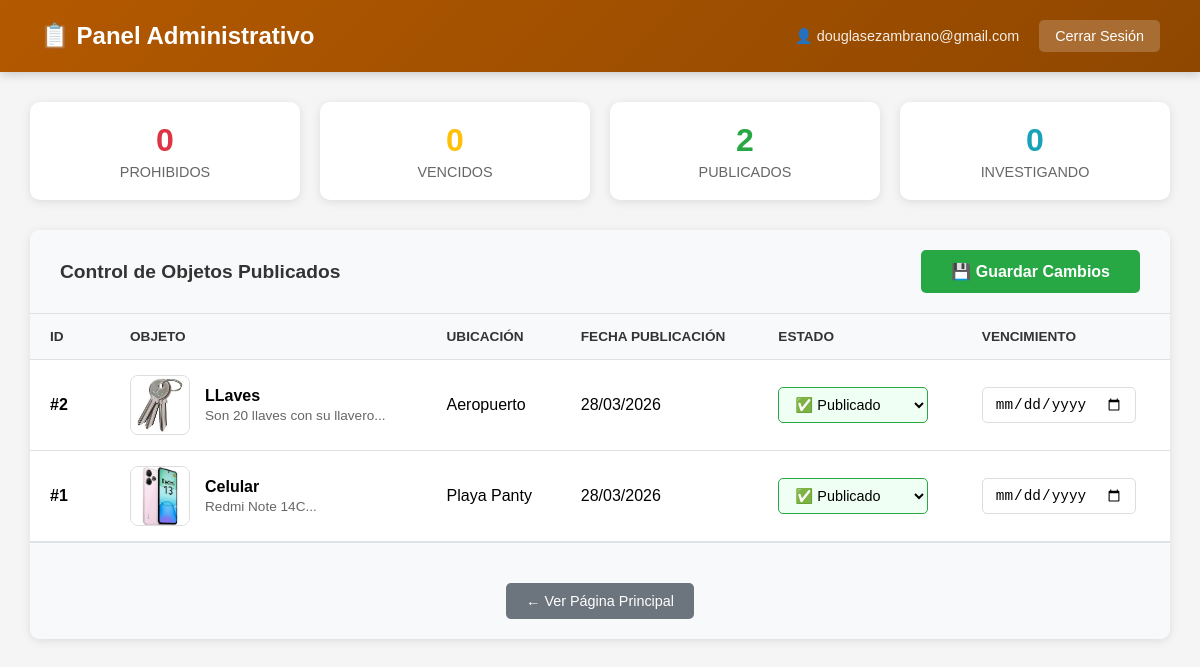
Before: /admin.php (signed in) with the older database file.
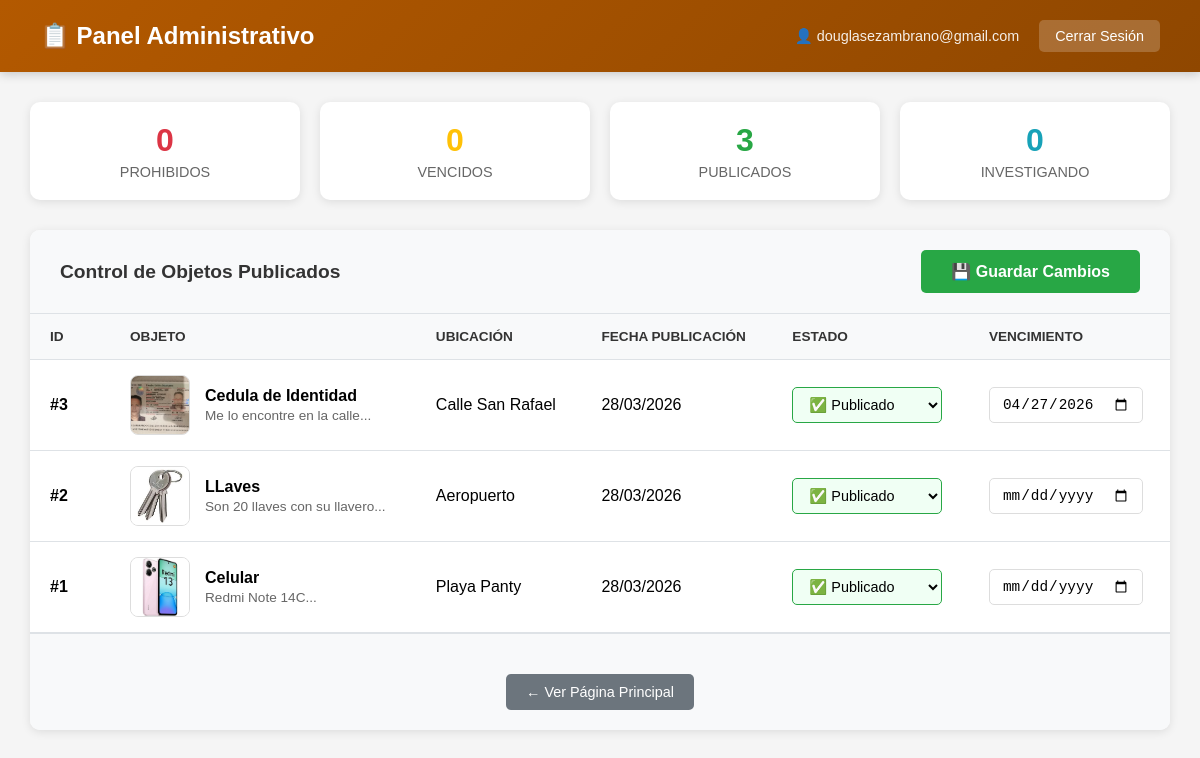
After: the same page with the newer database file.
### tables this page shows
CREATE TABLE `objetos` (
  `id` int(11) NOT NULL,
  `imagen` varchar(255) NOT NULL,
  `nombre` varchar(100) NOT NULL,
  `descripcion` text NOT NULL,
  `ubicacion` varchar(155) NOT NULL,
  `contacto_hallador` varchar(100) NOT NULL,
  `fecha_registro` timestamp NOT NULL DEFAULT current_timestamp(),
  `estado` enum('prohibido','vencido','publicado','investigando') DEFAULT 'publicado',
  `fecha_vencimiento` date DEFAULT NULL,
  `fecha_creacion` timestamp NOT NULL DEFAULT current_timestamp()
);

### admin.php (the view, shortened to what this page needs)
<?php
$conn = new mysqli("localhost", "root", "", "san_antonio");
$res = $conn->query("SELECT * FROM objetos ORDER BY id DESC");
$objetos = [];
while($row = $res->fetch_assoc()) {
    $objetos[] = $row;
}
$conteo = ['prohibido' => 0, 'vencido' => 0, 'publicado' => 0, 'investigando' => 0];
foreach ($objetos as $obj) {
    if (isset($conteo[$obj['estado']])) {
        $conteo[$obj['estado']]++;
    }
}
?>
<!DOCTYPE html>
<html lang="es">
<head>
</head>
<body>
    <div class="header">
        <h1>📋 Panel Administrativo</h1>
        <div class="header-info">
            <span>👤 <?php echo htmlspecialchars($_SESSION['admin_email']); ?></span>
            <a href="logout.php" class="btn-logout">Cerrar Sesión</a>
        </div>
    </div>
    <div class="container">
        <div class="stats">
            <div class="stat-card prohibido">
                <h3><?php echo $conteo['prohibido']; ?></h3>
                <p>Prohibidos</p>
            </div>
            <div class="stat-card vencido">
                <h3><?php echo $conteo['vencido']; ?></h3>
                <p>Vencidos</p>
            </div>
            <div class="stat-card publicado">
                <h3><?php echo $conteo['publicado']; ?></h3>
                <p>Publicados</p>
            </div>
            <div class="stat-card investigando">
                <h3><?php echo $conteo['investigando']; ?></h3>
                <p>Investigando</p>
            </div>
        </div>
        <form method="POST" action="" class="form-section">
            <div class="form-header">
                <h2>Control de Objetos Publicados</h2>
                <button type="submit" name="guardar_cambios" class="btn-guardar">💾 Guardar Cambios</button>
            </div>
            <?php if (empty($objetos)): ?>
                <div class="no-objetos">
                    <p>No hay objetos registrados en el sistema.</p>
                    <a href="index.php" class="btn-volver-index">← Volver al Inicio</a>
                </div>
            <?php else: ?>
                <table>
                    <thead>
                        <tr>
                            <th style="width: 80px;">ID</th>
                            <th>Objeto</th>
                            <th>Ubicación</th>
                            <th>Fecha Publicación</th>
                            <th>Estado</th>
                            <th>Vencimiento</th>
                        </tr>
                    </thead>
                    <tbody>
                        <?php foreach ($objetos as $obj): ?>
                            <tr>
                                <td><strong>#<?php echo $obj['id']; ?></strong></td>
                                <td>
                                    <div class="objeto-info">
                                        <img src="uploads/<?php echo $obj['imagen']; ?>" alt="Objeto">
                                        <div class="detalles">
                                            <h4><?php echo htmlspecialchars($obj['nombre']); ?></h4>
                                            <p><?php echo htmlspecialchars(substr($obj['descripcion'], 0, 50)); ?>...</p>
                                        </div>
                                    </div>
                                </td>
                                <td><?php echo htmlspecialchars($obj['ubicacion']); ?></td>
                                <td><?php echo date('d/m/Y', strtotime($obj['fecha_creacion'])); ?></td>
                                <td>
                                    <select name="objetos[<?php echo $obj['id']; ?>][estado]" class="estado-select <?php echo $obj['estado']; ?>">
                                        <option value="publicado" <?php echo $obj['estado'] === 'publicado' ? 'selected' : ''; ?>>✅ Publicado</option>
                                    </select>
                                </td>
                                <td>
                                    <input type="date"
                                           name="objetos[<?php echo $obj['id']; ?>][fecha_vencimiento]"
                                           class="fecha-input"
                                           value="<?php echo $obj['fecha_vencimiento'] ? htmlspecialchars($obj['fecha_vencimiento']) : ''; ?>">
                                </td>
                            </tr>
                        <?php endforeach; ?>
                    </tbody>
                </table>
            <?php endif; ?>
            <div style="padding: 20px 30px; background: #f8f9fa; border-top: 1px solid #dee2e6; text-align: center;">
                <a href="index.php" class="btn-volver-index">← Ver Página Principal</a>
            </div>
        </form>
    </div>
</body>
</html>

### admin.php (style rules this page uses)
* { margin: 0; padding: 0; box-sizing: border-box; }
body { font-family: 'Arial', sans-serif; background: #f5f5f5; }
.header { background: linear-gradient(135deg, #b35900, #8f4700); color: white; padding: 20px 40px; display: flex; justify-content: space-between; align-items: center; box-shadow: 0 2px 10px rgba(0,0,0,0.2); }
.header h1 { font-size: 1.5rem; }
.header-info { display: flex; align-items: center; gap: 20px; }
.header-info span { font-size: 0.9rem; opacity: 0.9; }
.btn-logout { background: rgba(255,255,255,0.2); color: white; padding: 8px 16px; border-radius: 5px; text-decoration: none; font-size: 0.9rem; transition: background 0.3s; }
.container { max-width: 1400px; margin: 0 auto; padding: 30px; }
.stats { display: grid; grid-template-columns: repeat(auto-fit, minmax(200px, 1fr)); gap: 20px; margin-bottom: 30px; }
.stat-card { background: white; padding: 20px; border-radius: 10px; box-shadow: 0 2px 10px rgba(0,0,0,0.1); text-align: center; }
.stat-card h3 { font-size: 2rem; margin-bottom: 5px; }
.stat-card p { color: #666; font-size: 0.9rem; text-transform: uppercase; }
.stat-card.prohibido h3 { color: #dc3545; }
.stat-card.vencido h3 { color: #ffc107; }
.stat-card.publicado h3 { color: #28a745; }
.stat-card.investigando h3 { color: #17a2b8; }
.form-section { background: white; border-radius: 10px; box-shadow: 0 2px 10px rgba(0,0,0,0.1); overflow: hidden; }
.form-header { background: #f8f9fa; padding: 20px 30px; border-bottom: 1px solid #dee2e6; display: flex; justify-content: space-between; align-items: center; }
.form-header h2 { font-size: 1.2rem; color: #333; }
.btn-guardar { background: #28a745; color: white; padding: 12px 30px; border: none; border-radius: 5px; font-size: 1rem; font-weight: bold; cursor: pointer; transition: background 0.3s; }
table { width: 100%; border-collapse: collapse; }
th, td { padding: 15px 20px; text-align: left; border-bottom: 1px solid #dee2e6; }
th { background: #f8f9fa; font-weight: 600; color: #333; font-size: 0.85rem; text-transform: uppercase; }
.objeto-info { display: flex; align-items: center; gap: 15px; }
.objeto-info img { width: 60px; height: 60px; object-fit: cover; border-radius: 8px; border: 1px solid #ddd; }
.objeto-info .detalles h4 { font-size: 1rem; margin-bottom: 3px; }
.objeto-info .detalles p { font-size: 0.85rem; color: #666; }
.estado-select { padding: 8px 12px; border: 1px solid #ddd; border-radius: 5px; font-size: 0.9rem; cursor: pointer; }
.estado-select.publicado { border-color: #28a745; background: #f0fff4; }
.fecha-input { padding: 8px 12px; border: 1px solid #ddd; border-radius: 5px; font-size: 0.9rem; }
.btn-volver-index { display: inline-block; margin-top: 20px; padding: 10px 20px; background: #6c757d; color: white; text-decoration: none; border-radius: 5px; font-size: 0.9rem; transition: background 0.3s; }

Changed rows visible on the page:
added objetos: id "3", imagen (picture), nombre "Cedula de Identidad", descripcion "Me lo encontre en la calle", ubicacion "Calle San Rafael", fecha_creacion "28/03/2026", estado+id "✅ Publicado", fecha_vencimiento "04/27/2026"
Other visible differences:
$conteo['publicado']: "2" → "3"
